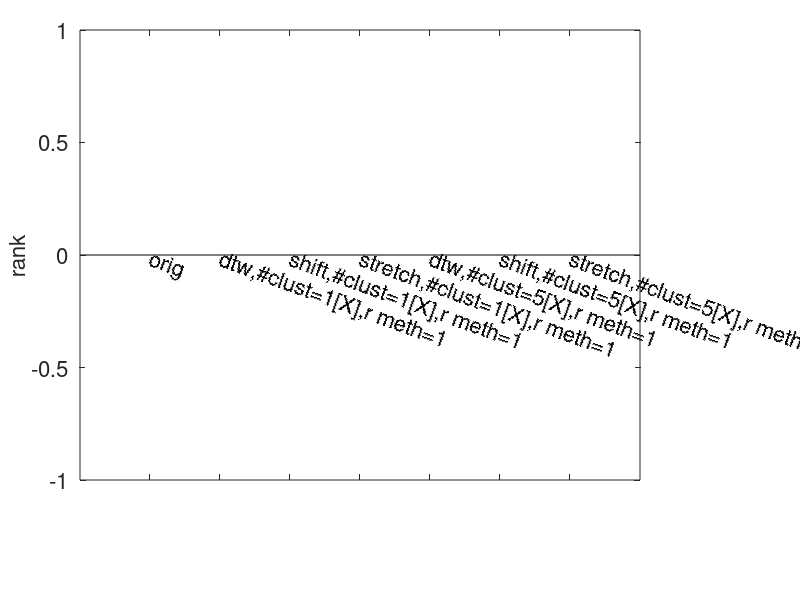
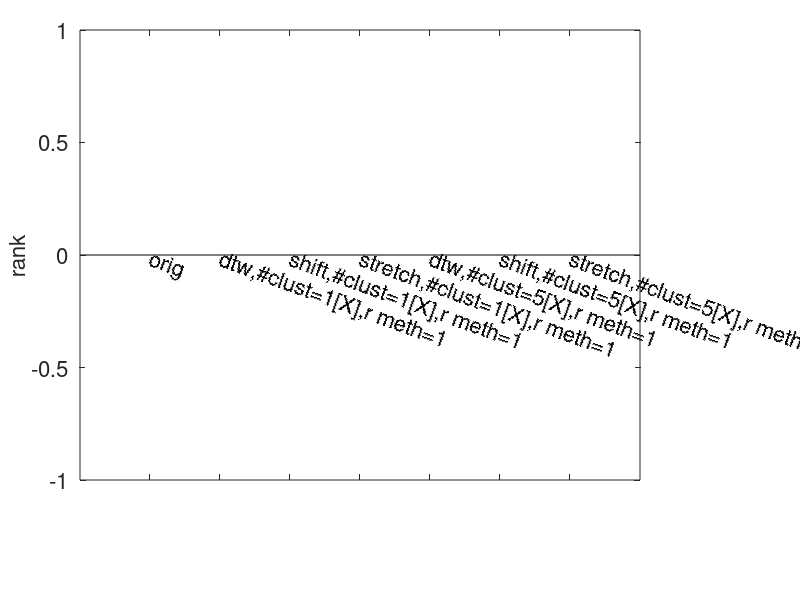
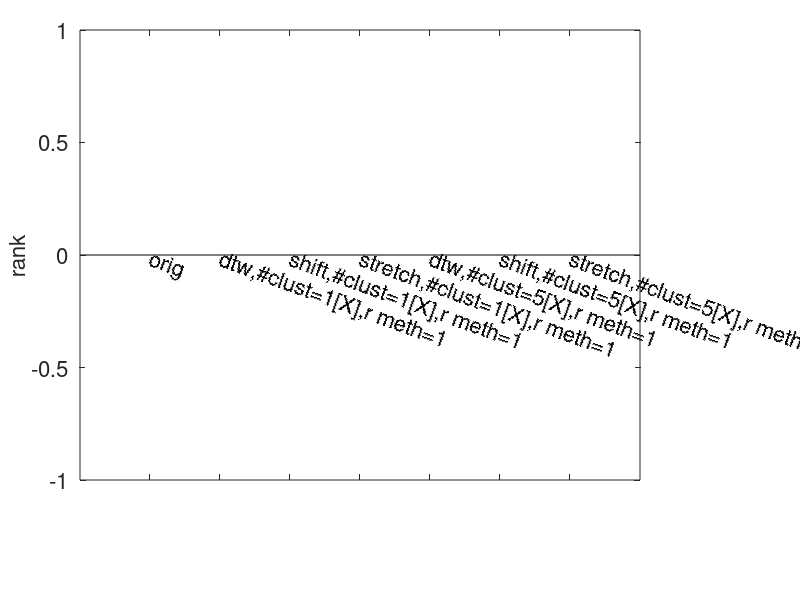
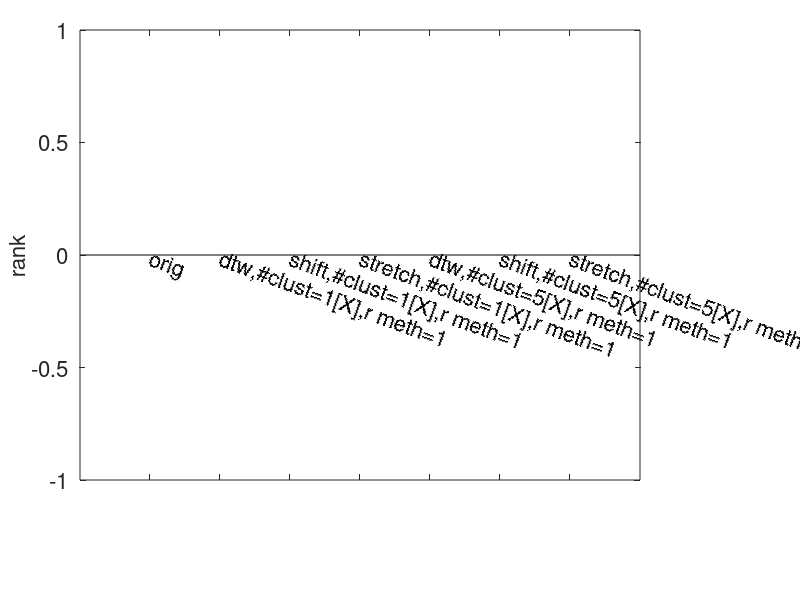

The MATLAB script that drew these images, in order:
%% postcondor_warp: function description
function postcondor_warp()
    input_dir = '~/warp/condor_data/task_dtw/condor/do_exp/';

    warp_methods = {'dtw', 'shift', 'stretch'};
    warp_opt = 'num_seg=1';
    cluster_methods = {'kmeans', 'hierarchical', 'hier_affinity', 'kmeans_affinity'};
    num_clusters = [Inf 1 5];
    rank_seg = 1;
    rank_percnetile = 0.8;
    % rank_cluster_methods = [1 2];
    rank_cluster_methods = [1];


    %% =================================
    %% 4sq
    trace_name = '4sq';
    trace_opts = {'loc_type=4', 'num_loc=100,num_rep=1,loc_type=1', 'num_loc=10,num_rep=1,loc_type=1'};

    for toi = 1:length(trace_opts)
        trace_opt = char(trace_opts(toi));
        for ci = 1:length(cluster_methods)
            cluster_method = char(cluster_methods{ci});

            plot_warp_rank(input_dir, trace_name, trace_opt, cluster_method, num_clusters, warp_methods, rank_seg, rank_percnetile, rank_cluster_methods, warp_opt, ['./figs/' trace_name '.' trace_opt '.' cluster_method '.r' num2str(rank_seg) '.' num2str(rank_percnetile)]);
        end
    end
    % return

    %% =================================
    %% p300
    trace_name = 'p300';
    subjects = [1 6];
    sessions = [1];
    img_idces = [0 7 2];

    for subject = subjects
        for session = sessions
            for img_idx = img_idces
                for ci = 1:length(cluster_methods)
                    cluster_method = char(cluster_methods{ci});

                    trace_opt = ['subject=' num2str(subject) ',session=' num2str(session) ',img_idx=' num2str(img_idx)];

                    plot_warp_rank(input_dir, trace_name, trace_opt, cluster_method, num_clusters, warp_methods, rank_seg, rank_percnetile, rank_cluster_methods, warp_opt, ['./figs/' trace_name '.' trace_opt '.' cluster_method '.r' num2str(rank_seg) '.' num2str(rank_percnetile)]);
                end
            end
        end
    end


    %% =================================
    %% other traces
    trace_names = {'abilene', 'geant', 'wifi', '3g', '1ch-csi', 'cister', 'cu', 'multi-ch-csi', 'ucsb', 'umich', 'test_sine_shift', 'test_sine_scale'};
    trace_opt = 'na';

    for trace_name = trace_names
        trace_name = char(trace_name);

        for ci = 1:length(cluster_methods)
            cluster_method = char(cluster_methods{ci});

            plot_warp_rank(input_dir, trace_name, trace_opt, cluster_method, num_clusters, warp_methods, rank_seg, rank_percnetile, rank_cluster_methods, warp_opt, ['./figs/' trace_name '.' trace_opt '.' cluster_method '.r' num2str(rank_seg) '.' num2str(rank_percnetile)]);
        end
    end
end


%% plot_warp_rank: function description
function plot_warp_rank(input_dir, trace_name, trace_opt, cluster_method, num_clusters, warp_methods, rank_seg, rank_percnetile, rank_cluster_methods, warp_opt, figname);

    fh = figure; clf;
    font_size = 16;
    colors   = {'r', 'b', [0 0.8 0], 'm', [1 0.85 0], [0 0 0.47], [0.45 0.17 0.48], 'k'};
    lines    = {'-', '--', '-.', ':'};
    markers  = {'+', 'o', '*', '.', 'x', 's', 'd', '^', '>', '<', 'p', 'h'};


    
    bc = 0;
    ranks = [];
    for nci = 1:length(num_clusters)
        num_cluster = num_clusters(nci);

        for rci = 1:length(rank_cluster_methods)
            rank_cluster_method = rank_cluster_methods(rci);

            if (isinf(num_cluster) || num_cluster == 1) && (rank_cluster_method > 1), continue; end
            rank_opt = ['percentile=' num2str(rank_percnetile) ',num_seg=' num2str(rank_seg) ',r_method=' num2str(rank_cluster_method)];

            for wmi = 1:length(warp_methods)
                warp_method = char(warp_methods(wmi));

                if isinf(num_cluster) && (wmi > 1), continue; end
                if isinf(num_cluster) || num_cluster == 1, 
                    this_cluster_method = 'kmeans';
                else
                    this_cluster_method = cluster_method;
                end

                bc = bc + 1;

                filename = [input_dir trace_name '.' trace_opt '.' this_cluster_method '.c' num2str(num_cluster) '.' warp_method '.' warp_opt '.' rank_opt '.txt'];
                if exist(filename) == 0
                    ranks(bc) = 0;
                    legends{bc} = [warp_method ',#clust=' num2str(num_cluster) '[X],r meth=' num2str(rank_cluster_method)];
                else
                    ranks(bc) = load(filename);
                    legends{bc} = [warp_method ',#clust=' num2str(num_cluster) ',r meth=' num2str(rank_cluster_method)];
                end

                if isinf(num_cluster)
                    legends{bc} = 'orig';
                    base_r = ranks(bc);
                else
                    improve = (base_r - ranks(bc)) / base_r;
                    fprintf([trace_name ',' trace_opt ',' warp_method ',#clust=' num2str(num_cluster) ':' num2str(improve) '\n']);
                end
            end
        end
    end

    %% bar
    bh1 = bar(ranks);
    set(bh1, 'BarWidth', 0.6);

    set(gca, 'FontSize', font_size);
    ylabel('rank', 'FontSize', font_size);

    set(gca, 'XTick', [1:bc]);
    %% rotate x tick
    set(gca, 'XTickLabel', ' ');
    ytics = get(gca, 'YTick');
    y = repmat(0, length(legends), 1) - max(ytics)/50;
    fs = get(gca, 'fontsize');
    hText = text(1:bc, y, legends, 'fontsize', fs);
    set(hText, 'Rotation', -20, 'HorizontalAlignment', 'left');

    % set(gca, 'OuterPosition', [LEFT BOTTOM WIDTH HEIGHT]);  %% normalized value, [0 0 1 1] in default
    set(gca, 'Position', [0.1 0.2 0.7 0.75]);


    print(fh, '-depsc', [figname '.eps']);
end

